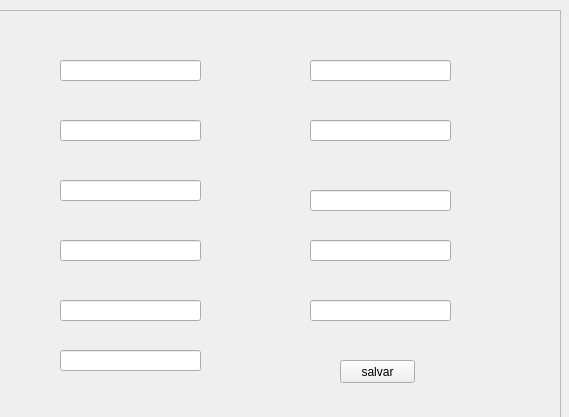
<?xml version="1.0" encoding="UTF-8"?>
<ui version="4.0">
 <class>Form</class>
 <widget class="QWidget" name="Form">
  <property name="geometry">
   <rect>
    <x>0</x>
    <y>0</y>
    <width>569</width>
    <height>417</height>
   </rect>
  </property>
  <property name="windowTitle">
   <string>Form</string>
  </property>
  <widget class="QFrame" name="frame">
   <property name="geometry">
    <rect>
     <x>-10</x>
     <y>10</y>
     <width>571</width>
     <height>421</height>
    </rect>
   </property>
   <property name="frameShape">
    <enum>QFrame::StyledPanel</enum>
   </property>
   <property name="frameShadow">
    <enum>QFrame::Raised</enum>
   </property>
   <widget class="QLineEdit" name="entry_1">
    <property name="geometry">
     <rect>
      <x>70</x>
      <y>50</y>
      <width>141</width>
      <height>21</height>
     </rect>
    </property>
   </widget>
   <widget class="QLineEdit" name="lineEdit_3">
    <property name="geometry">
     <rect>
      <x>70</x>
      <y>110</y>
      <width>141</width>
      <height>21</height>
     </rect>
    </property>
   </widget>
   <widget class="QLineEdit" name="lineEdit_4">
    <property name="geometry">
     <rect>
      <x>320</x>
      <y>110</y>
      <width>141</width>
      <height>21</height>
     </rect>
    </property>
   </widget>
   <widget class="QLineEdit" name="lineEdit_5">
    <property name="geometry">
     <rect>
      <x>70</x>
      <y>170</y>
      <width>141</width>
      <height>21</height>
     </rect>
    </property>
   </widget>
   <widget class="QLineEdit" name="lineEdit_6">
    <property name="geometry">
     <rect>
      <x>320</x>
      <y>180</y>
      <width>141</width>
      <height>21</height>
     </rect>
    </property>
   </widget>
   <widget class="QLineEdit" name="lineEdit_7">
    <property name="geometry">
     <rect>
      <x>70</x>
      <y>230</y>
      <width>141</width>
      <height>21</height>
     </rect>
    </property>
   </widget>
   <widget class="QLineEdit" name="lineEdit_8">
    <property name="geometry">
     <rect>
      <x>320</x>
      <y>230</y>
      <width>141</width>
      <height>21</height>
     </rect>
    </property>
   </widget>
   <widget class="QLineEdit" name="entry_2">
    <property name="geometry">
     <rect>
      <x>320</x>
      <y>50</y>
      <width>141</width>
      <height>21</height>
     </rect>
    </property>
   </widget>
   <widget class="QLineEdit" name="lineEdit_9">
    <property name="geometry">
     <rect>
      <x>70</x>
      <y>290</y>
      <width>141</width>
      <height>21</height>
     </rect>
    </property>
   </widget>
   <widget class="QLineEdit" name="lineEdit_10">
    <property name="geometry">
     <rect>
      <x>320</x>
      <y>290</y>
      <width>141</width>
      <height>21</height>
     </rect>
    </property>
   </widget>
   <widget class="QLineEdit" name="lineEdit_11">
    <property name="geometry">
     <rect>
      <x>70</x>
      <y>340</y>
      <width>141</width>
      <height>21</height>
     </rect>
    </property>
   </widget>
   <widget class="QPushButton" name="pushButton">
    <property name="geometry">
     <rect>
      <x>350</x>
      <y>350</y>
      <width>75</width>
      <height>23</height>
     </rect>
    </property>
    <property name="text">
     <string>salvar</string>
    </property>
   </widget>
  </widget>
 </widget>
 <resources/>
 <connections/>
</ui>
